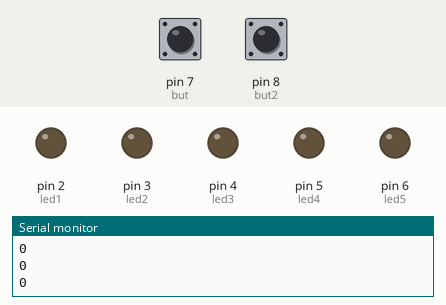
Recording of a sketch running on a simulated Arduino Uno, built with avr-gcc and run on an emulated ATmega328P. Shown: output pins drawn as LEDs (lit = HIGH), the last lines printed to the serial monitor. The inputs (shaded band) are chosen by the test bench; at power-on: pin 7 (but) HIGH, pin 8 (but2) LOW.

Above: at 1.2 s.
1.3 s: pin 7 (but) pulled LOW for 1 s
At 1.45 s:
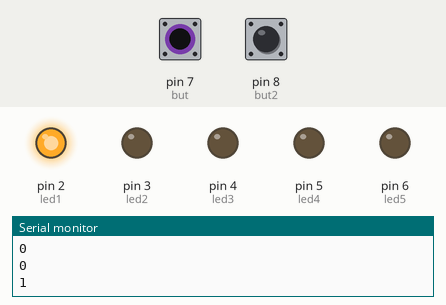
At 1.85 s:
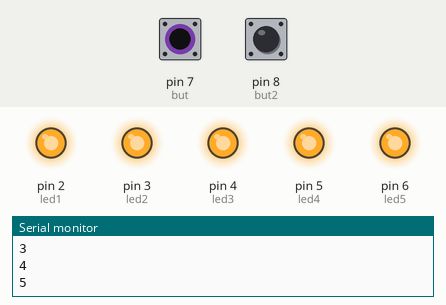
Timing chart, 0 to 4.3 s (numbered marks = the images above; inputs shaded):
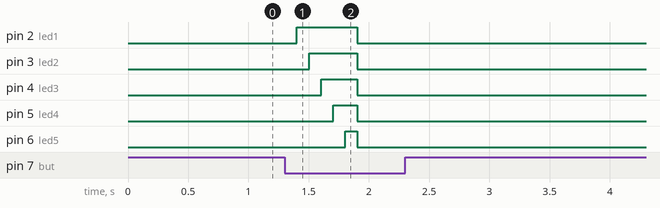

Measured:
- after the input at 1.3 s, pin 2 (led1): LOW → HIGH after 0.10 s, → LOW 0.50 s later; pin 3 (led2): LOW → HIGH after 0.20 s, → LOW 0.40 s later; pin 4 (led3): LOW → HIGH after 0.30 s, → LOW 0.30 s later; pin 5 (led4): LOW → HIGH after 0.40 s, → LOW 0.20 s later; pin 6 (led5): LOW → HIGH after 0.50 s, → LOW 0.10 s later

The sketch:

epic_amur1.ino
```cpp
    #define led1 2
#define led2 3
#define led3 4
#define led4 5
#define led5 6
#define but  7
#define but2 8
int a=0;
int s=0;
void setup() {
  pinMode(but,INPUT);
  pinMode(led1,OUTPUT);
  pinMode(led2,OUTPUT);
  pinMode(led3,OUTPUT);
  pinMode(led4,OUTPUT);
  pinMode(led5,OUTPUT);
  Serial.begin(9600);


}

void loop() {
 //but 1 başlangıç
  int d=digitalRead(but2);
  int x=digitalRead(but);
  if (x==0){
     a=a+1;
     delay(100);
  }
  Serial.println(a);


     {
     if (a==1)
      digitalWrite(led1,HIGH);
     }
     {
      if (a==2)
      digitalWrite(led2,HIGH);
     }
     {
      if (a==3)
      digitalWrite(led3,HIGH);
     }
     {
      if (a==4)
      digitalWrite(led4,HIGH);
     }
  {
      if (a==5)
      digitalWrite(led5,HIGH);
  }

  if (a==6){
digitalWrite(led1,LOW);
digitalWrite(led2,LOW);
digitalWrite(led3,LOW);
digitalWrite(led4,LOW);
digitalWrite(led5,LOW);
  }
  //but 1 bitiş

}
```
